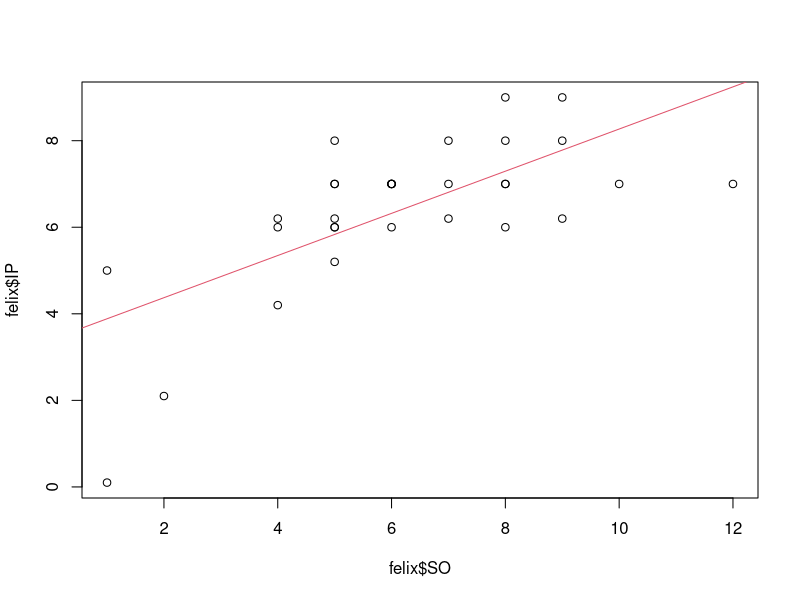
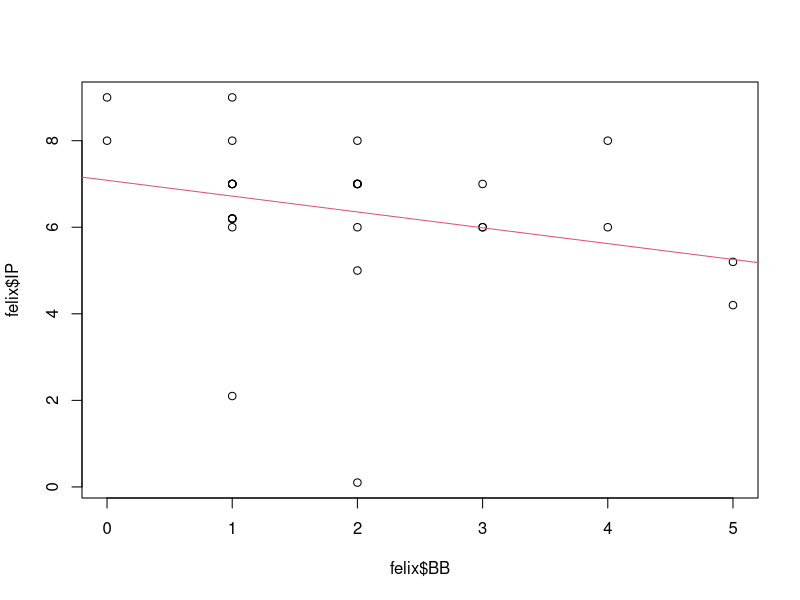
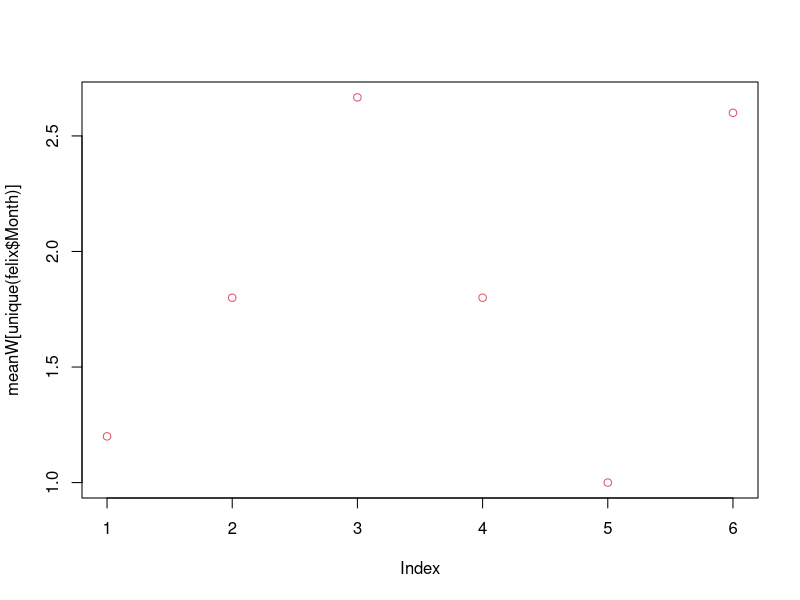
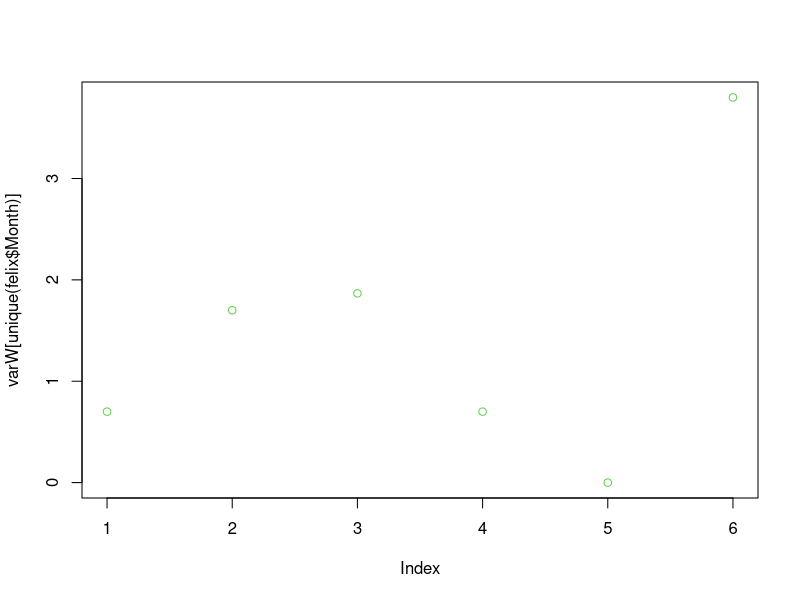
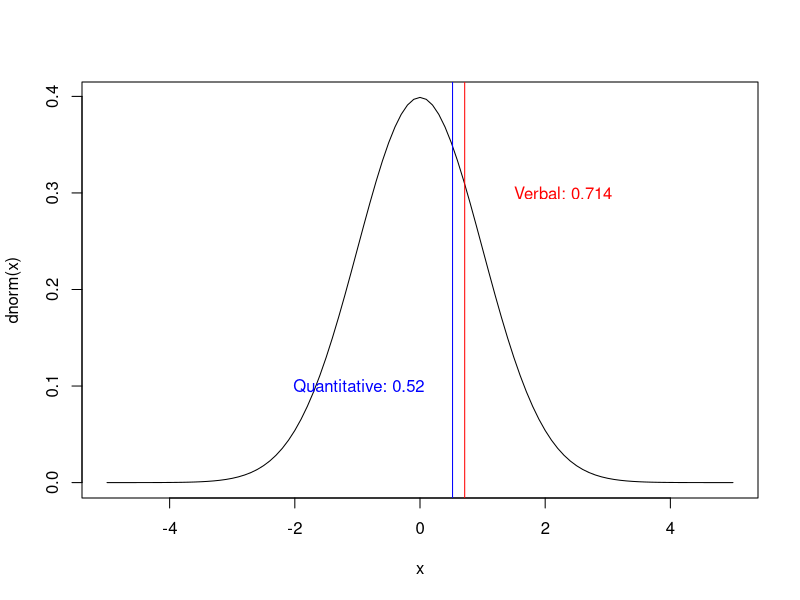

The R script that drew these images, in order:
# Assignment 2
setwd("D:/UW/Quarter 2/INFX 573/Assignment")

felix <- read.csv("FelixHernandez2015.csv")
str(felix)
felix[1:5,]
# 2(a) starts
nrow(felix[felix$W==1,])
# 2(a) ends: 18

# 2(b) starts
rMode <- function(x){
  ux <- unique(x)
  ux[which.max(tabulate(match(x, ux)))]
}

mean(felix$SO)
median(felix$SO)
rMode(felix$SO)
# mean: 6.16129, median: 6, mode: 5
# 2(b) ends

# 2(c) starts
plot(felix$IP ~ felix$SO)
model <- lm(felix$IP ~ felix$SO)
abline(model, col =2 )

plot(felix$IP ~ felix$BB)
model1 <- lm(felix$IP ~ felix$BB)
abline(model1, col =2 )
#  As number of innings pitched increase, strike outs also increase. 
# As number of innings pitched increase, base on balls decrease.
# 2(c) ends

# 2(d) starts
corIpSo <- cor(felix$IP, felix$SO)
# correlation between IP and SO: 0.6816081
corIpBb <- cor(felix$IP, felix$BB)
# correlation between IP and BB: -0.2638496
# Yes these align with the plots. Correlation between IP and SO is positive as graph linearly increases. 
# Correlation between IP and BB is negative as graph linearly decreases.
# 2(d) ends

#2(e) starts
meanW <- by(felix$BB,felix$Month,mean)
plot(meanW[unique(felix$Month)], col=2)
varW <- by(felix$BB,felix$Month,var)
plot(varW[unique(felix$Month)], col=3)
cor(meanW, varW)
# Since corelation between mean and variance is positive, variance increases with mean. 
#It means that the walks are very much spread out from the mean for months - Apr, May and Jun. For the next two months,
# walks are again close to the mean.

#2(e) ends

#2(f) starts
table(felix$away, felix$W)
# 7 wins away from home and 11 wins at home. Therefore, there are more wins at home.
#2(f) ends

#2(g) starts
randy <- read.csv("RandyJohnson1995.csv")
str(randy)
sum(randy$SO) > sum(felix$SO)
# Randy outperformed Felix since number of strikeouts of Randy are more.
#2(g) ends

# Question 3


# 3(c) starts
curve(dnorm, from = -5, to=5)
abline(v=0.714, col="red")
abline(v=0.52, col="blue")
text(1.285714+1, 0.3, "Verbal: 0.714",col="red")
text(0.5215124-1.5, 0.1, "Quantitative: 0.52", col="blue")
# 3(c) ends

# 3(d) starts
pnorm(0.714)
# 0.762
pnorm(0.52)
# 0.698
#3(d) ends

